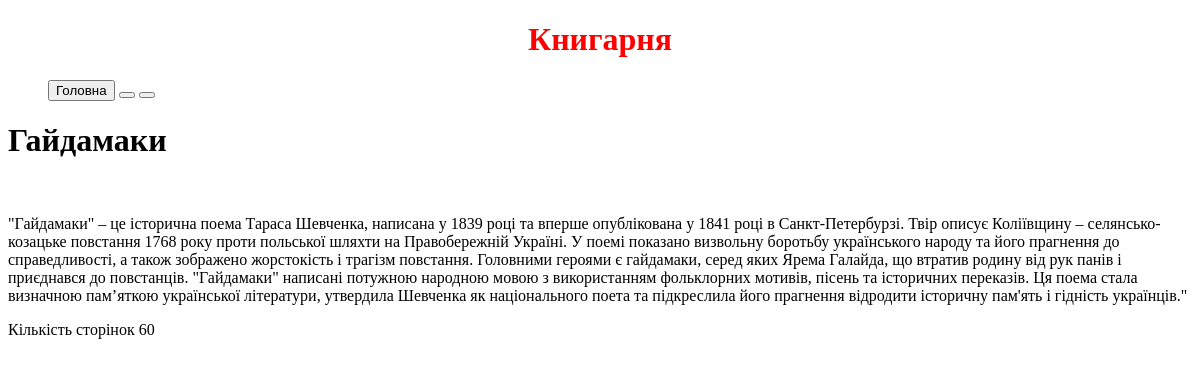
The page /book/2 on the database its author committed.
### db/models.py (models this page shows)
class Book(Base):
    __tablename__ = "books"
    id = Column(Integer, primary_key=True,index=True)
    title = Column(String, index=True)
    description = Column(String)
    image = Column(String)
    pages = Column(Integer)
    author_id = Column(Integer,ForeignKey("authors.id"))
    author = relationship("Author",back_populates="books")

### main.py (the view)
@app.get("/book/{book_id}", response_model=schemas.Author)
def read_book(request: Request, book_id: int, db: Session = Depends(get_db)):
    db_book = crud.get_book(db, book_id=book_id)
    if db_book is None:
        raise HTTPException(status_code=404, detail="Author not found")
    return templates.TemplateResponse("book.html", context={"request": request, "book": db_book})

### templates/book.html (shortened to what this page needs)
{%extends 'base.html'%}
{% block content %}
<h1>{{book.title}}</h1>
    <p>{{book.description}}</p>
    <p>{{book.pages}}</p>
{% endblock %}

### rows shown on the page
Book: title "Гайдамаки", description "\"Гайдамаки\" – це історична поема Тараса Шевченка, написана у 1839 році та вперше опублікована у 1841 році в Санкт-Петербурзі. Твір описує Коліївщину – селянсько-козацьке повстання 1768 року проти польської шляхти на Правобережній Україні. У поемі показано визвольну боротьбу українського народу та його прагнення до справедливості, а також зображено жорстокість і трагізм повстання. Головними героями є гайдамаки, серед яких Ярема Галайда, що втратив родину від рук панів і приєднався до повстанців. \"Гайдамаки\" написані потужною народною мовою з використанням фольклорних мотивів, пісень та історичних переказів. Ця поема стала визначною пам’яткою української літератури, утвердила Шевченка як…", pages "Кількість сторінок 60"
